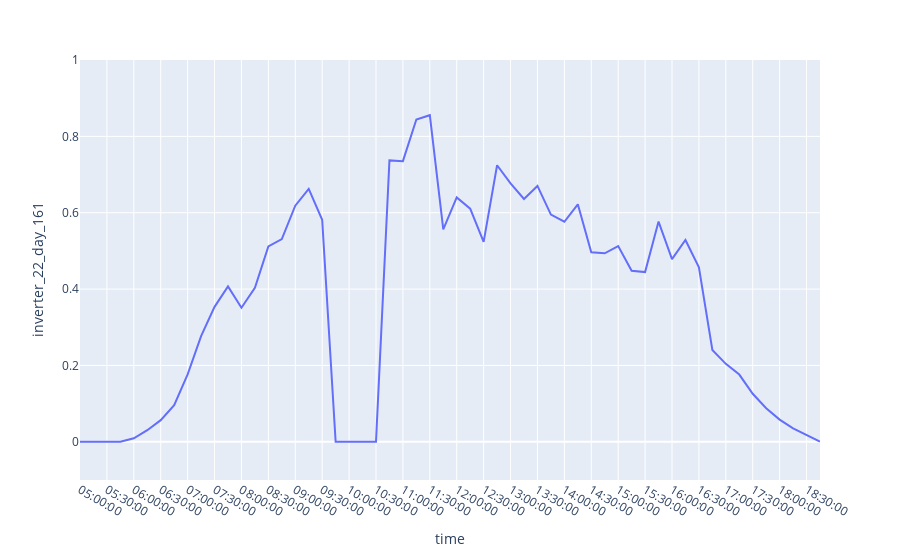

Notebook code cell kept with this figure:
### Code cell
fig = px.line(plant_daily_curves_df, x='time', y='inverter_22_day_161', range_y=[-0.1, 1])
fig.show()

### Figure 1 — Plotly figure (JSON) as saved in the notebook; plotly's stock layout.template omitted (floating-point values rounded to 4 significant figures)
{"data": [{"hovertemplate": "time=%{x}<br>inverter_22_day_161=%{y}<extra></extra>", "legendgroup": "", "line": {"color": "#636efa", "dash": "solid"}, "marker": {"symbol": "circle"}, "mode": "lines", "name": "", "orientation": "v", "showlegend": false, "type": "scatter", "x": ["05:00:00", "05:15:00", "05:30:00", "05:45:00", "06:00:00", "06:15:00", "06:30:00", "06:45:00", "07:00:00", "07:15:00", "07:30:00", "07:45:00", "08:00:00", "08:15:00", "08:30:00", "08:45:00", "09:00:00", "09:15:00", "09:30:00", "09:45:00", "10:00:00", "10:15:00", "10:30:00", "10:45:00", "11:00:00", "11:15:00", "11:30:00", "11:45:00", "12:00:00", "12:15:00", "12:30:00", "12:45:00", "13:00:00", "13:15:00", "13:30:00", "13:45:00", "14:00:00", "14:15:00", "14:30:00", "14:45:00", "15:00:00", "15:15:00", "15:30:00", "15:45:00", "16:00:00", "16:15:00", "16:30:00", "16:45:00", "17:00:00", "17:15:00", "17:30:00", "17:45:00", "18:00:00", "18:15:00", "18:30:00", "18:45:00"], "xaxis": "x", "y": [0, 0, 0, 0, 0.009211, 0.0304, 0.05673, 0.09581, 0.1765, 0.277, 0.3535, 0.4071, 0.3512, 0.4034, 0.5117, 0.5308, 0.6184, 0.6625, 0.5814, 0, 0, 0, 0, 0.7371, 0.735, 0.8443, 0.8555, 0.5563, 0.6403, 0.6106, 0.5237, 0.7244, 0.677, 0.6359, 0.6701, 0.595, 0.5764, 0.622, 0.4966, 0.4938, 0.5126, 0.4479, 0.4446, 0.5768, 0.4786, 0.5287, 0.4568, 0.2404, 0.2042, 0.1762, 0.1259, 0.08799, 0.0582, 0.03532, 0.017, 0.0008412], "yaxis": "y"}], "layout": {"autosize": true, "legend": {"tracegroupgap": 0}, "margin": {"t": 60}, "xaxis": {"anchor": "y", "autorange": true, "domain": [0, 1], "range": [0, 55], "title": {"text": "time"}, "type": "category"}, "yaxis": {"anchor": "x", "domain": [0, 1], "range": [-0.1, 1], "title": {"text": "inverter_22_day_161"}, "type": "linear"}}}
